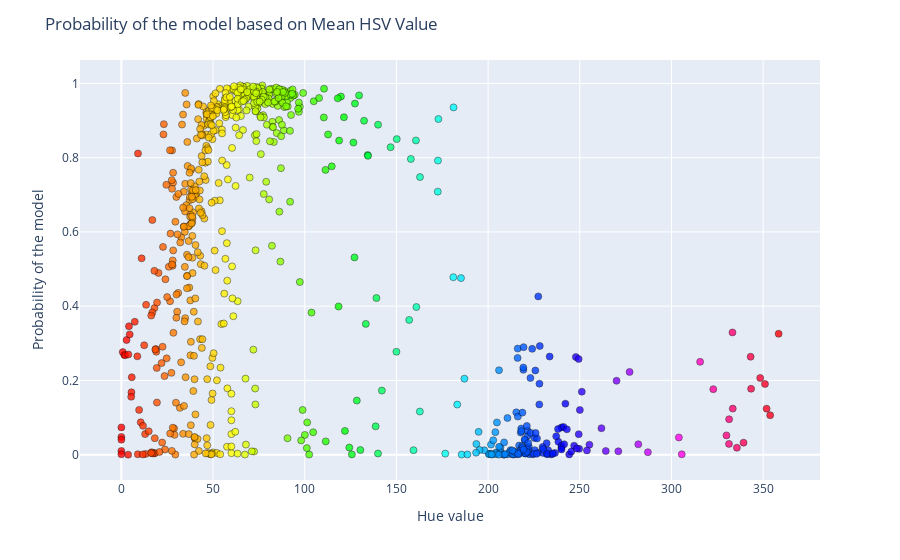

The notebook cell saved with this chart:
### Code cell
fig = px.scatter(x=hsv_values,y=y_pred_proba) 
fig.update_traces(marker=dict(color=colors,size=7,line=dict(color='black', width=0.5),opacity=0.8)) 
fig.update_layout(
    title="Probability of the model based on Mean HSV Value",
    xaxis_title="Hue value",
    yaxis_title="Probability of the model"
)
fig.show()

### Figure 1 — Plotly figure (JSON) as saved in the notebook; plotly's stock layout.template omitted (floating-point values rounded to 4 significant figures; data arrays with more than 128 entries replaced by an {"elided": "..."} marker saying what was removed)
{"data": [{"hovertemplate": "x=%{x}<br>y=%{y}<extra></extra>", "legendgroup": "", "marker": {"color": {"elided": "713 str values"}, "line": {"color": "black", "width": 0.5}, "opacity": 0.8, "size": 7, "symbol": "circle"}, "mode": "markers", "name": "", "orientation": "v", "showlegend": false, "type": "scatter", "x": {"elided": "713 float values"}, "xaxis": "x", "y": {"elided": "713 float values"}, "yaxis": "y"}], "layout": {"legend": {"tracegroupgap": 0}, "margin": {"t": 60}, "title": {"text": "Probability of the model based on Mean HSV Value"}, "xaxis": {"anchor": "y", "domain": [0, 1], "title": {"text": "Hue value"}}, "yaxis": {"anchor": "x", "domain": [0, 1], "title": {"text": "Probability of the model"}}}}
